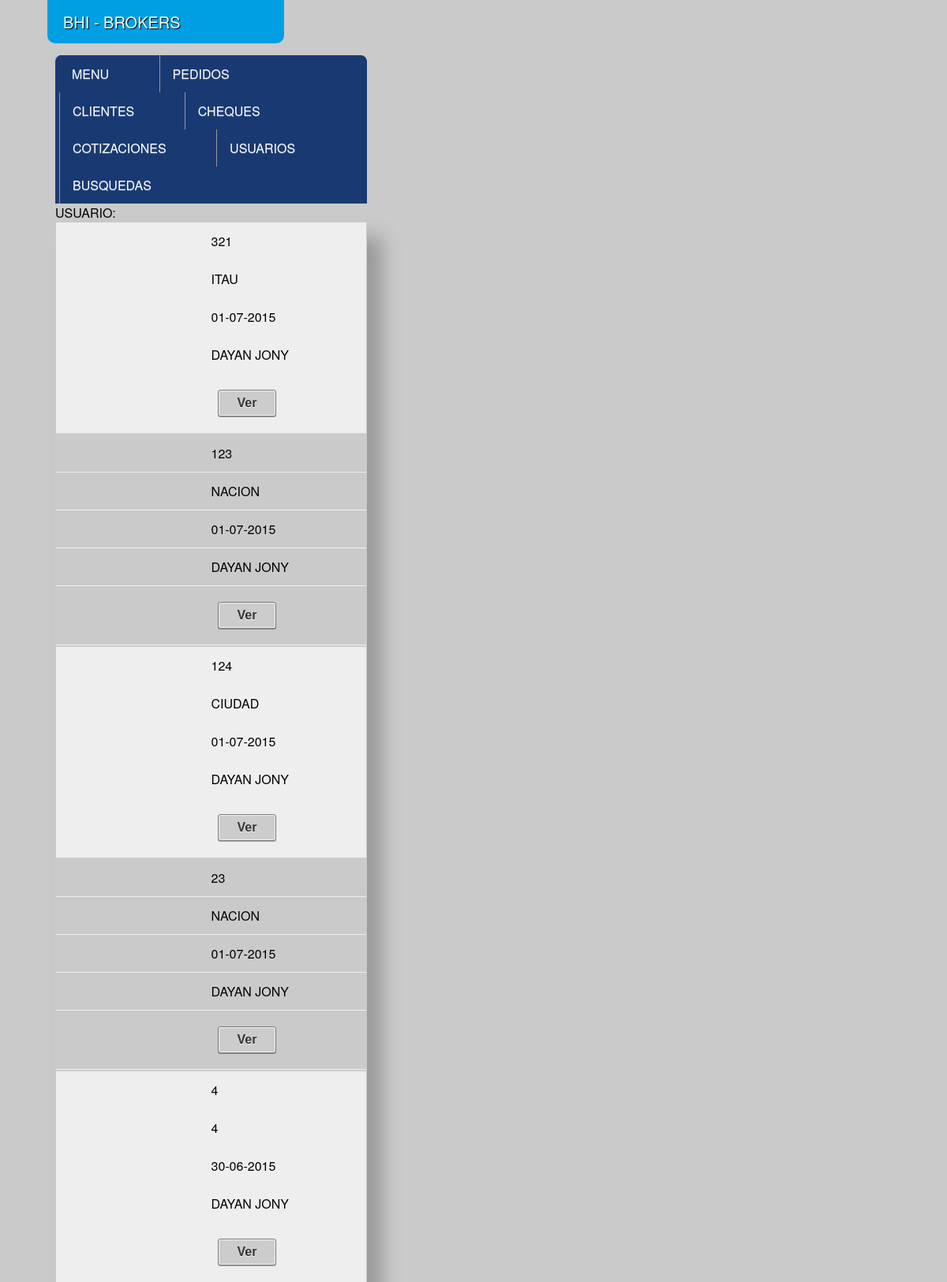
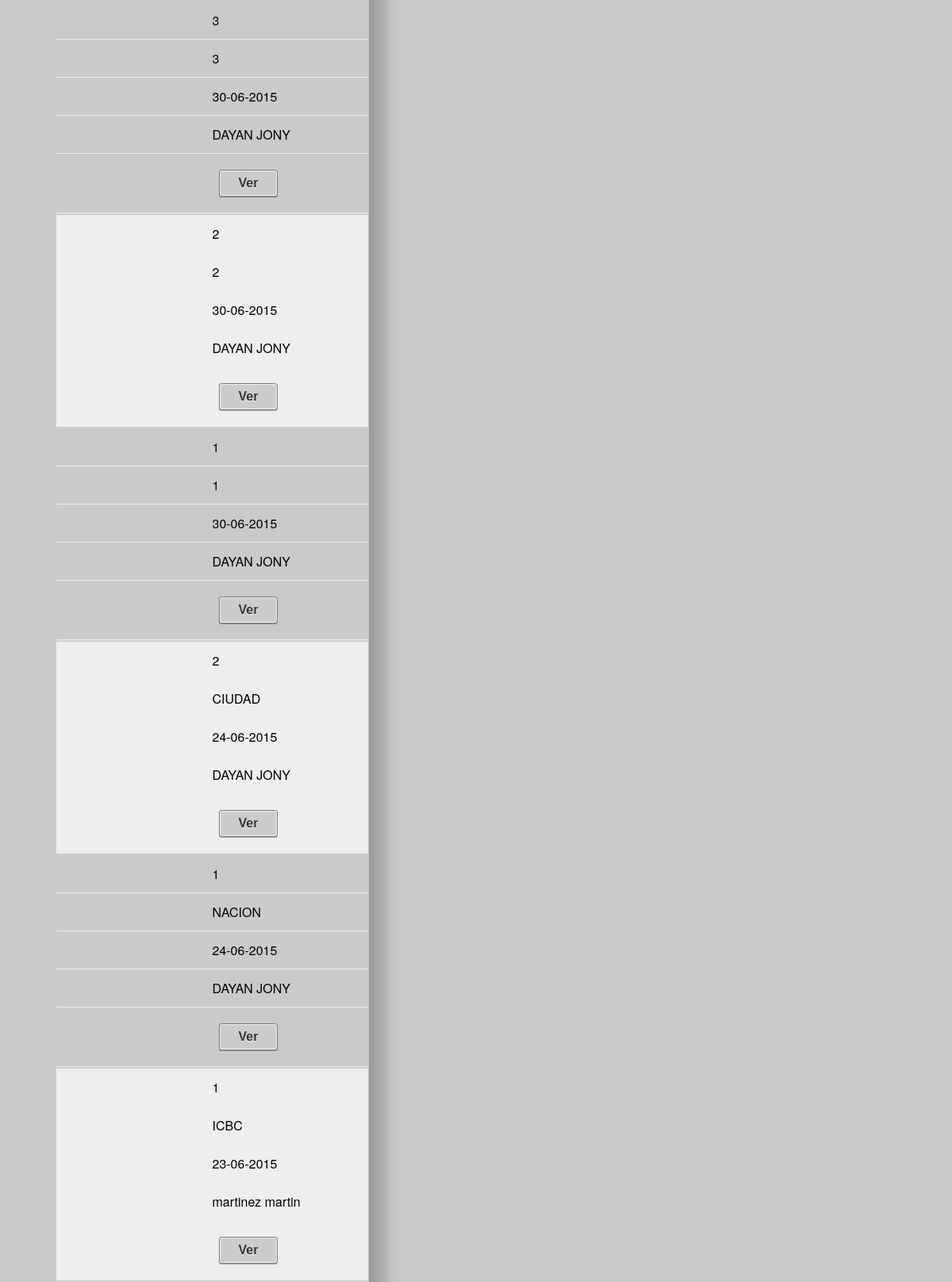
Page /cheques.php (upper part) on the committed database (2 pictures, top to bottom).
### tables this page shows
CREATE TABLE IF NOT EXISTS `cheques` (
  `cod_ord` int(11) NOT NULL,
  `cod_che` bigint(11) NOT NULL AUTO_INCREMENT,
  `lugar_che` char(30) NOT NULL,
  `bco_emi_che` char(40) NOT NULL,
  `nro_che` bigint(11) NOT NULL,
  `fe_emi_che` timestamp NOT NULL DEFAULT CURRENT_TIMESTAMP ON UPDATE CURRENT_TIMESTAMP,
  `emi_che` char(40) NOT NULL,
  `paga_che` char(40) NOT NULL,
  `observa_che` char(150) NOT NULL,
  `fe_sal_che` timestamp NOT NULL DEFAULT '0000-00-00 00:00:00',
  `concep_ing_che` char(40) NOT NULL,
  `concep_sal_che` char(40) NOT NULL,
  `fe_dif_che` timestamp NOT NULL DEFAULT '0000-00-00 00:00:00',
  `cod_ref` varchar(30) NOT NULL,
  `monto_che` float NOT NULL,
  `estado_che` int(1) NOT NULL,
  `resto12` varchar(1) NOT NULL,
  PRIMARY KEY (`cod_che`)
);

CREATE TABLE IF NOT EXISTS `clientes` (
  `cod_cli` int(11) NOT NULL AUTO_INCREMENT,
  `ape_cli` char(40) NOT NULL,
  `nom_cli` char(40) NOT NULL,
  `dni` int(8) NOT NULL,
  `cuil` int(11) NOT NULL,
  `dir_per` char(80) NOT NULL,
  `tel_per` int(20) NOT NULL,
  `tel_movil` int(24) NOT NULL,
  `cp_per` char(40) NOT NULL,
  `cuil_empre` int(11) NOT NULL,
  `dir_empre` char(150) NOT NULL,
  `tel_empre` int(20) NOT NULL,
  `cp_empre` char(40) NOT NULL,
  `int_empre` int(8) NOT NULL,
  PRIMARY KEY (`cod_cli`)
);

### cheques.php (the view, shortened to what this page needs)
<?php
 $Xnombre ="";
 $criterio = " true ";
 $TAMANO_PAGINA = 20;
 $pagina = $_GET['pagina'];
 if (!$pagina){
     $inicio = 0;
     }
    else
    {
     $cantidad = $_SESSION['canti'];
     $inicio = ($pagina-1) * $TAMANO_PAGINA;
    }
  $criterio.=" order by fe_emi_che DESC LIMIT ".$TAMANO_PAGINA." OFFSET ".$inicio." ";
  $sqlc = "SELECT * FROM `cheques`
			INNER JOIN ordenes on cheques.cod_ord = ordenes.cod_ord
			INNER JOIN clientes on ordenes.cod_cli = clientes.cod_cli
			  where ".$criterio."";
    $dbc  = conecto();
	$rc   = mysqli_query($dbc, $sqlc);
?>
<!DOCTYPE html>
<html>
 <head>
	<link rel="stylesheet" href="css/style.css">
    <link rel="stylesheet" type="text/css" href="css/slimmenu.css">
 </head>
<body>
	<div class="logo">BHI - BROKERS</div>
	<div id="page-wrap">
    <?php include 'menu.php'; ?>
	<p>USUARIO: <?php echo $Xnombre; ?></p>
     <table class="sombra">
		<tbody>
        <?php
			while ($arr = mysqli_fetch_array($rc))
			{
		 ?>
		<tr>
			<td><?php echo $nro_che = trim($arr['nro_che']);?></td>
			<td><?php
					echo $bco_emi_che = trim($arr['bco_emi_che']);
				?>
				</td>
				<td><div style="background-color:<?php echo $color;?>"><?php echo $fecha_alta = date("d-m-Y", strtotime($arr['fe_emi_che'])); ?></div></td>
            <td><?php
					$ape_cli = trim($arr['ape_cli']);
					$nom_cli = trim($arr['nom_cli']);
					echo $ape_cli." ".$nom_cli;
            	?></td>
			<td><a href="<?php 	$cod_che = trim($arr['cod_che']);
								echo 'veocheque.php?cod='.$cod_che; ?>"><button class="button"><?php
								echo 'Ver';
							?></button></a></td>
		</tr>
        <?php
			}
 		 ?>
		</tbody>
	</table>
    <br>
    <br>
	</div>
</body>
</html>

### css/style.css (style rules this page uses)
* { margin: 0; padding: 0; }
a:link { text-decoration:none; color: red; }
body { background: #cacaca; margin: 0; padding: 20px; font-family: "HelveticaNeue-Light", "Helvetica Neue Light", "Helvetica Neue", Helvetica, Arial, "Lucida Grande", sans-serif; font-weight: 300; }
.logo { display: block; top: 0px; position: absolute; left: 5%; width:300px; font-size:20px; background: #009FE3; height: 55px; padding-left: 20px; color: #FFF; line-height: 55px; text-shadow: 1px 1px 1px rgba(0,0,0,1); box-sizing: border-box; border-radius: 0px 0px 10px 10px; -moz-border-radius: 0px 0px 10px 10px; -webkit-border-radius: 0px 0px 10px 10px; border: 0px solid #000000; }
#page-wrap { margin: 50px; }
table { width: 100%; border-collapse: collapse; }
tr:nth-of-type(odd) { background: #eee; }
td, th { padding: 12px 12px; border: 1px solid #ccc; text-align: left; }
@media only screen and (max-width: 760px),
	(min-device-width: 768px) and (max-device-width: 1024px) { table, thead, tbody, th, td, tr { display: block; } }
@media only screen and (max-width: 760px),
	(min-device-width: 768px) and (max-device-width: 1024px) { tr { border: 1px solid #ccc; } }
@media only screen and (max-width: 760px),
	(min-device-width: 768px) and (max-device-width: 1024px) { td { border: none; border-bottom: 1px solid #eee; position: relative; padding-left: 50%; } }
@media only screen and (max-width: 760px),
	(min-device-width: 768px) and (max-device-width: 1024px) { td:before { position: absolute; top: 6px; left: 6px; width: 45%; padding-right: 10px; white-space: nowrap; } }
@media only screen and (min-device-width: 768px) and (max-device-width: 1024px) { body { width: 495px; } }
.button, .bt_plus_plus { display: inline-block; white-space: nowrap; background-color: #ccc; background-image: linear-gradient(top, #eee, #ccc); filter: progid:DXImageTransform.Microsoft.gradient(startColorStr='#eeeeee', EndColorStr='#cccccc'); border: 1px solid #777; padding: 0 1.5em; margin: 0.5em; font: bold 1em/2em Arial, Helvetica; text-decoration: none; color: #333; text-shadow: 0 1px 0 rgba(255,255,255,.8); border-radius: .2em; box-shadow: 0 0 1px 1px rgba(255,255,255,.8) inset, 0 1px 0 rgba(0,0,0,.3); }
.button:before { background: #ccc; background: rgba(0,0,0,.1); float: left; width: 1em; text-align: center; font-size: 1.5em; margin: 0 1em 0 -1em; padding: 0 .2em; box-shadow: 1px 0 0 rgba(0,0,0,.5), 2px 0 0 rgba(255,255,255,.5); border-radius: .15em 0 0 .15em; pointer-events: none; }
.sombra { box-shadow: 19px 19px 22px #999; -webkit-box-shadow: 19px 19px 22px #999; -moz-box-shadow: 18px 18px 23px #999; filter: progid:DXImageTransform.Microsoft.Shadow(color='#666666', Direction=135, Strength=4); }

### css/slimmenu.css (style rules this page uses)
a, a:active { text-decoration: none }

### rows in the picture
cheques: nro_che "321", bco_emi_che "ITAU", fe_emi_che "01-07-2015", clientes.ape_cli "DAYAN", clientes.nom_cli "JONY"
cheques: nro_che "123", bco_emi_che "NACION", fe_emi_che "01-07-2015", clientes.ape_cli "DAYAN", clientes.nom_cli "JONY"
cheques: nro_che "124", bco_emi_che "CIUDAD", fe_emi_che "01-07-2015", clientes.ape_cli "DAYAN", clientes.nom_cli "JONY"
cheques: nro_che "23", bco_emi_che "NACION", fe_emi_che "01-07-2015", clientes.ape_cli "DAYAN", clientes.nom_cli "JONY"
cheques: nro_che "4", bco_emi_che "4", fe_emi_che "30-06-2015", clientes.ape_cli "DAYAN", clientes.nom_cli "JONY"
cheques: nro_che "3", bco_emi_che "3", fe_emi_che "30-06-2015", clientes.ape_cli "DAYAN", clientes.nom_cli "JONY"
cheques: nro_che "2", bco_emi_che "2", fe_emi_che "30-06-2015", clientes.ape_cli "DAYAN", clientes.nom_cli "JONY"
cheques: nro_che "1", bco_emi_che "1", fe_emi_che "30-06-2015", clientes.ape_cli "DAYAN", clientes.nom_cli "JONY"
cheques: nro_che "2", bco_emi_che "CIUDAD", fe_emi_che "24-06-2015", clientes.ape_cli "DAYAN", clientes.nom_cli "JONY"
cheques: nro_che "1", bco_emi_che "NACION", fe_emi_che "24-06-2015", clientes.ape_cli "DAYAN", clientes.nom_cli "JONY"
cheques: nro_che "1", bco_emi_che "ICBC", fe_emi_che "23-06-2015", clientes.ape_cli "martinez", clientes.nom_cli "martin"
